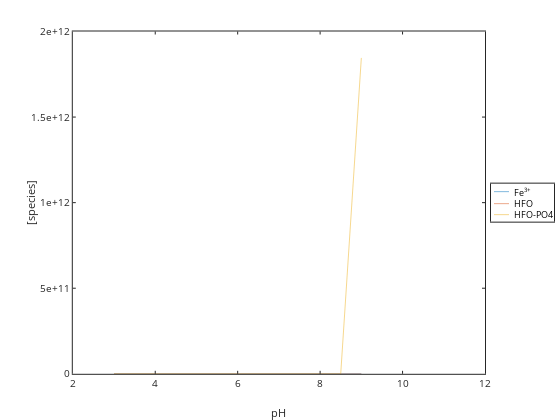

The notebook cell this image was saved under:
### Code cell
%graphics_toolkit ("notebook"); 
%graphics_toolkit ("gnuplot"); 
%graphics_toolkit ("plotly");

plot(pH,Fep3,pH,HFO,pH,HfowHPO4m)
xlabel('pH'); ylabel('[species]'); legend('Fe^{3+}','HFO','HFO-PO4','location','eastoutside')

### Figure 1 — Plotly figure (JSON) as saved in the notebook; plotly's stock layout.template omitted (floating-point values rounded to 4 significant figures)
{"data": [{"line": {"color": "rgb(0,113,188)", "dash": "solid", "width": 0.5}, "marker": {"color": "rgb(0,113,188)", "line": {"color": "rgb(0,113,188)"}, "size": 6, "symbol": "none"}, "mode": "lines", "name": "Fe^{3+}", "showlegend": true, "type": "scatter", "visibility": true, "x": [3, 3.5, 4, 4.5, 5, 5.5, 6, 6.5, 7, 7.5, 8, 8.5, 9, 9.5, 10, 10.5, 11], "xaxis": "x", "y": [1.022e-06, 2.323e-07, 3.573e-08, 2.46e-09, 7.78e-11, 2.46e-12, 7.78e-14, 2.46e-15, 7.78e-17, 2.46e-18, 7.78e-20, 2.799e-73, 7.78e-23, null, null, null, null], "yaxis": "y"}, {"line": {"color": "rgb(216,82,24)", "dash": "solid", "width": 0.5}, "marker": {"color": "rgb(216,82,24)", "line": {"color": "rgb(216,82,24)"}, "size": 6, "symbol": "none"}, "mode": "lines", "name": "HFO", "showlegend": true, "type": "scatter", "visibility": true, "x": [3, 3.5, 4, 4.5, 5, 5.5, 6, 6.5, 7, 7.5, 8, 8.5, 9, 9.5, 10, 10.5, 11], "xaxis": "x", "y": [0, 0, 0, 4.214e-06, 8.265e-06, 9.448e-06, 9.812e-06, 9.926e-06, 9.962e-06, 9.973e-06, 9.975e-06, 9566.0, 9.959e-06, null, null, null, null], "yaxis": "y"}, {"line": {"color": "rgb(236,176,31)", "dash": "solid", "width": 0.5}, "marker": {"color": "rgb(236,176,31)", "line": {"color": "rgb(236,176,31)"}, "size": 6, "symbol": "none"}, "mode": "lines", "name": "HFO-PO4", "showlegend": true, "type": "scatter", "visibility": true, "x": [3, 3.5, 4, 4.5, 5, 5.5, 6, 6.5, 7, 7.5, 8, 8.5, 9, 9.5, 10, 10.5, 11], "xaxis": "x", "y": [3.749e-22, 5.592e-22, 1.914e-21, 6.159e-21, 4.958e-08, 1.295e-07, 2.599e-07, 3.696e-07, 3.834e-07, 2.933e-07, 1.589e-07, 6.44e-08, 1846000000000.0, null, null, null, null], "yaxis": "y"}, {"hoverinfo": "none", "line": {"color": "rgb(0,113,188)", "dash": "solid", "width": 0.5}, "marker": {"color": "rgb(0,113,188)", "line": {"color": "rgb(0,113,188)"}, "size": 6, "symbol": "none"}, "mode": "lines", "name": "", "showlegend": false, "type": "scatter", "visibility": true, "x": [3, 18], "xaxis": "x2", "y": [8, 8], "yaxis": "y2"}, {"hoverinfo": "none", "line": {"color": "rgb(216,82,24)", "dash": "solid", "width": 0.5}, "marker": {"color": "rgb(216,82,24)", "line": {"color": "rgb(216,82,24)"}, "size": 6, "symbol": "none"}, "mode": "lines", "name": "", "showlegend": false, "type": "scatter", "visibility": true, "x": [3, 18], "xaxis": "x2", "y": [20, 20], "yaxis": "y2"}, {"hoverinfo": "none", "line": {"color": "rgb(236,176,31)", "dash": "solid", "width": 0.5}, "marker": {"color": "rgb(236,176,31)", "line": {"color": "rgb(236,176,31)"}, "size": 6, "symbol": "none"}, "mode": "lines", "name": "", "showlegend": false, "type": "scatter", "visibility": true, "x": [3, 18], "xaxis": "x2", "y": [31, 31], "yaxis": "y2"}], "layout": {"annotations": [{"font": {"color": "rgb(0, 0, 0)", "size": 9}, "showarrow": false, "text": "Fe<sup>3+</sup>", "x": 21, "xanchor": "left", "xref": "x2", "y": 8, "yanchor": "middle", "yref": "y2"}, {"font": {"color": "rgb(0, 0, 0)", "size": 9}, "showarrow": false, "text": "HFO", "x": 21, "xanchor": "left", "xref": "x2", "y": 20, "yanchor": "middle", "yref": "y2"}, {"font": {"color": "rgb(0, 0, 0)", "size": 9}, "showarrow": false, "text": "HFO-PO4", "x": 21, "xanchor": "left", "xref": "x2", "y": 31, "yanchor": "middle", "yref": "y2"}], "height": 420, "hovermode": "closest", "margin": {"b": 0, "l": 0, "r": 0, "t": 0}, "plot_bgcolor": "rgba(0, 0, 0, 0)", "showlegend": false, "width": 560, "xaxis": {"anchor": "y", "autorange": false, "domain": [0.13, 0.8661], "exponentformat": "none", "gridcolor": "rgba(38,38,38,0.15)", "gridwidth": 1, "linecolor": "rgb(38,38,38)", "linewidth": 1, "mirror": "ticks", "range": [2, 12], "showgrid": false, "showline": true, "side": "bottom", "spikedash": "solid", "spikemode": "across", "spikesides": false, "spikethickness": 1, "tickangle": 0, "tickcolor": "rgb(38,38,38)", "tickfont": {"color": "rgb(38,38,38)", "size": 10}, "ticklen": 3, "ticks": "inside", "ticktext": ["2", "4", "6", "8", "10", "12"], "tickvals": [2, 4, 6, 8, 10, 12], "title": {"font": {"color": "rgb(38,38,38)", "size": 11}, "text": "pH"}, "type": "linear", "visible": true, "zeroline": false}, "xaxis2": {"anchor": "y2", "autorange": false, "domain": [0.8768, 0.9893], "exponentformat": "none", "fixedrange": true, "gridcolor": "rgba(38,38,38,0.15)", "gridwidth": 1, "linecolor": "rgb(38,38,38)", "linewidth": 1, "mirror": true, "range": [0, 63], "showgrid": false, "showline": true, "showspikes": false, "side": "bottom", "spikedash": "solid", "spikemode": "across", "spikesides": false, "spikethickness": 1, "tickangle": 0, "tickcolor": "rgb(38,38,38)", "tickfont": {"color": "rgb(38,38,38)", "size": 9}, "ticklen": 3, "ticks": "", "ticktext": [], "tickvals": [], "title": {"font": {"color": "rgb(0, 0, 0)", "size": 9.9}, "text": ""}, "type": "linear", "visible": true, "zeroline": false}, "yaxis": {"anchor": "x", "autorange": false, "domain": [0.11, 0.925], "exponentformat": "none", "gridcolor": "rgba(38,38,38,0.15)", "gridwidth": 1, "linecolor": "rgb(38,38,38)", "linewidth": 1, "mirror": "ticks", "range": [0, 2000000000000], "showgrid": false, "showline": true, "side": "left", "spikedash": "solid", "spikemode": "across", "spikesides": false, "spikethickness": 1, "tickangle": 0, "tickcolor": "rgb(38,38,38)", "tickfont": {"color": "rgb(38,38,38)", "size": 10}, "ticklen": 3, "ticks": "inside", "ticktext": ["0", "5e+11", "1e+12", "1.5e+12", "2e+12"], "tickvals": [0, 500000000000, 1000000000000, 1500000000000, 2000000000000], "title": {"font": {"color": "rgb(38,38,38)", "size": 11}, "text": "[species]"}, "type": "linear", "visible": true, "zeroline": false}, "yaxis2": {"anchor": "x2", "autorange": false, "domain": [0.4723, 0.5627], "exponentformat": "none", "fixedrange": true, "gridcolor": "rgba(38,38,38,0.15)", "gridwidth": 1, "linecolor": "rgb(38,38,38)", "linewidth": 1, "mirror": true, "range": [38, 0], "showgrid": false, "showline": true, "showspikes": false, "side": "left", "spikedash": "solid", "spikemode": "across", "spikesides": false, "spikethickness": 1, "tickangle": 0, "tickcolor": "rgb(38,38,38)", "tickfont": {"color": "rgb(38,38,38)", "size": 9}, "ticklen": 3, "ticks": "", "ticktext": [], "tickvals": [], "title": {"font": {"color": "rgb(0, 0, 0)", "size": 9.9}, "text": ""}, "type": "linear", "visible": true, "zeroline": false}}}
